Frame 1 (no input): blank canvas, image omitted
Frame 60 (no input): blank canvas, image omitted
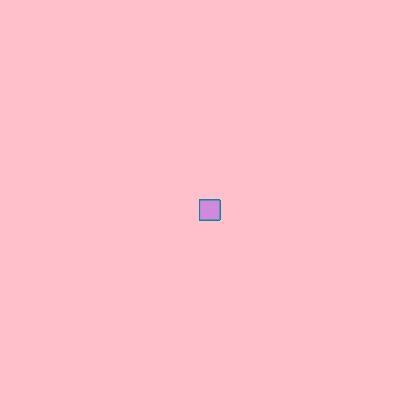
Frame 120 (the mouse pressed at the canvas centre since frame 60)

The p5.js sketch whose frames 1 and 60 were blank and that drew this single picture after the mouse press (run headless with seeded random() and noise() and a simulated clock; from frame 60 on, the mouse is pressed at the canvas centre):

// p5.js sketch
// ── sketch.js
function setup() {
    createCanvas(400, 400);
  background("pink");
  }
  
    function draw() {
    stroke( "#078A9B");
    fill("#D189DD");
    
    if(mouseIsPressed){
    rect(mouseX,mouseY, 20 ,20);   
  }
  }
